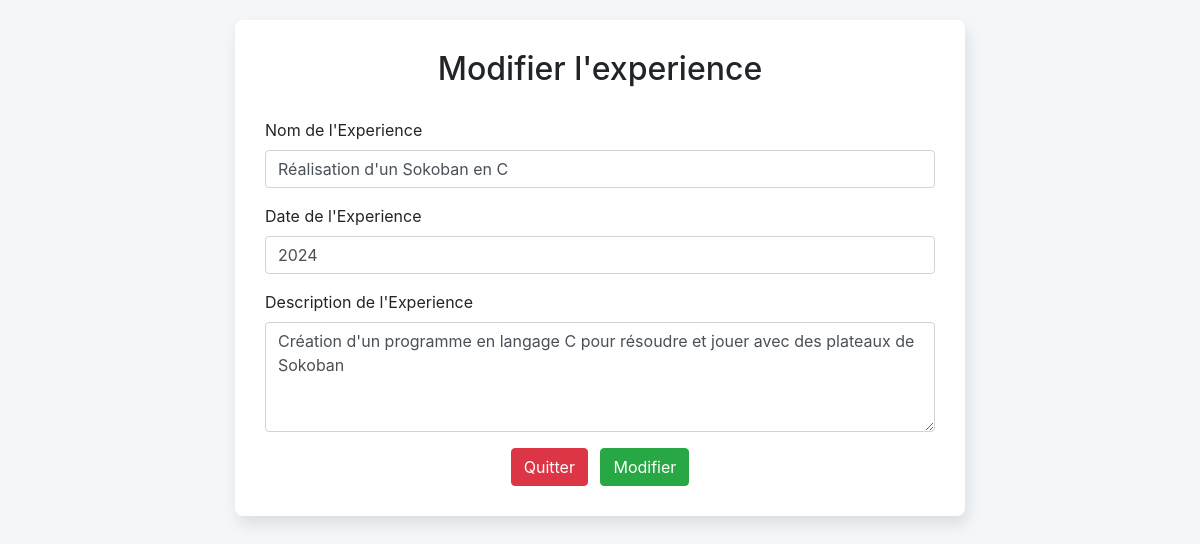
The page /admin/admin_experience/maj_experience.php?maj_id_experience=1 on the database its author committed.
### tables this page shows
CREATE TABLE `experience_info` (
  `id_experience` int(11) NOT NULL,
  `nom_experience` varchar(256) NOT NULL,
  `date_experience` int(11) NOT NULL,
  `description_experience` text NOT NULL
);

### admin/admin_experience/maj_experience.php (the view, shortened to what this page needs)
<?php
$nom_serv = "localhost";
$username = "root";
$mdp = "";
$nom_bdd = "site_cv";
$conn = new mysqli($nom_serv, $username, $mdp, $nom_bdd);
$id_experience = $_GET['maj_id_experience'];
if ($id_experience > 0) {
    $sql = "SELECT * FROM experience_info WHERE id_experience = $id_experience";
    $result = $conn->query($sql);
    $row = $result->fetch_assoc();
    $nom_experience = $row['nom_experience'];
    $date_experience = $row['date_experience'];
    $description_experience = $row['description_experience'];
} else {
    die("ID de l'experience incorerect");
}
?>
<!DOCTYPE html>
<html lang="fr">
<head>
    <link rel="stylesheet" href="https://maxcdn.bootstrapcdn.com/bootstrap/4.5.2/css/bootstrap.min.css">
</head>
<body>
<div class="container">
    <div class="row justify-content-center">
        <div class="col-md-8">
            <div class="zone_contenu">
                <h2 class="text-center titre_page">Modifier l'experience</h2>
                <form action="" method="POST">
                    <div class="form-group">
                        <label>Nom de l'Experience</label>
                        <input type="text" class="form-control" name="nom_experience" value="<?php echo htmlspecialchars($nom_experience); ?>">
                    </div>
                    <div class="form-group">
                        <label>Date de l'Experience</label>
                        <input type="number" class="form-control" name="date_experience" value="<?php echo htmlspecialchars($date_experience); ?>">
                    </div>
                    <div class="form-group">
                        <label>Description de l'Experience</label>
                        <textarea class="form-control" name="description_experience" rows="4" ><?php echo htmlspecialchars($description_experience); ?></textarea>
                    </div>
                    <div class="text-center">
                        <button type="submit" class="btn btn-danger mr-2" name="quitter">Quitter</button>
                        <button type="submit" class="btn btn-success" name="modifier">Modifier</button>
                    </div>
                </form>
            </div>
        </div>
    </div>
</div>
</body>
</html>

### admin/admin_experience/maj_experience.php (style rules this page uses)
body { background-color: #f4f7fa; }
.zone_contenu { padding: 30px; margin-top: 50px; overflow: auto; box-sizing: border-box; margin: 20px auto; background-color: white; border-radius: 8px; box-shadow: 3px 8px 15px rgba(0, 0, 0, 0.1); }
.titre_page { margin-bottom: 30px; }

### rows shown on the page
experience_info: nom_experience "Réalisation d'un Sokoban en C", date_experience "2024", description_experience "Création d'un programme en langage C pour résoudre et jouer avec des plateaux de Sokoban"
